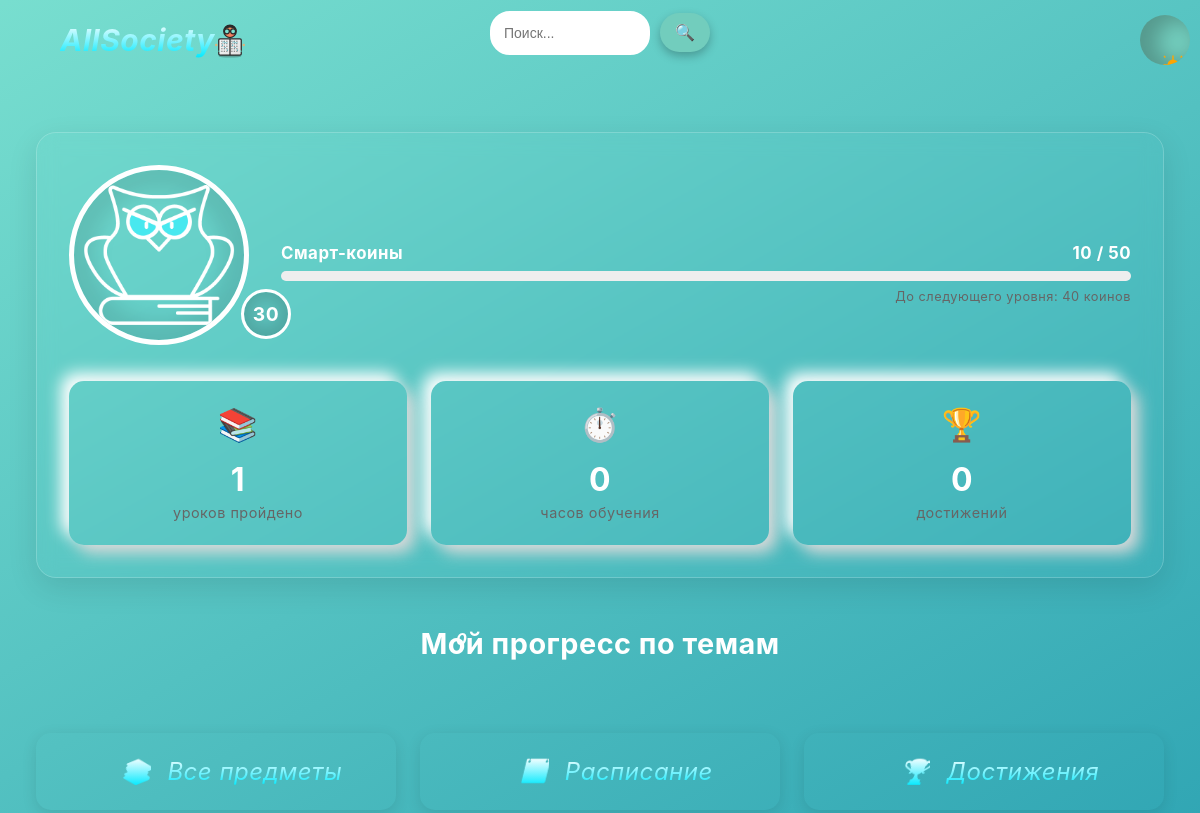
Page /character/status/ (signed in) on the earlier database version.
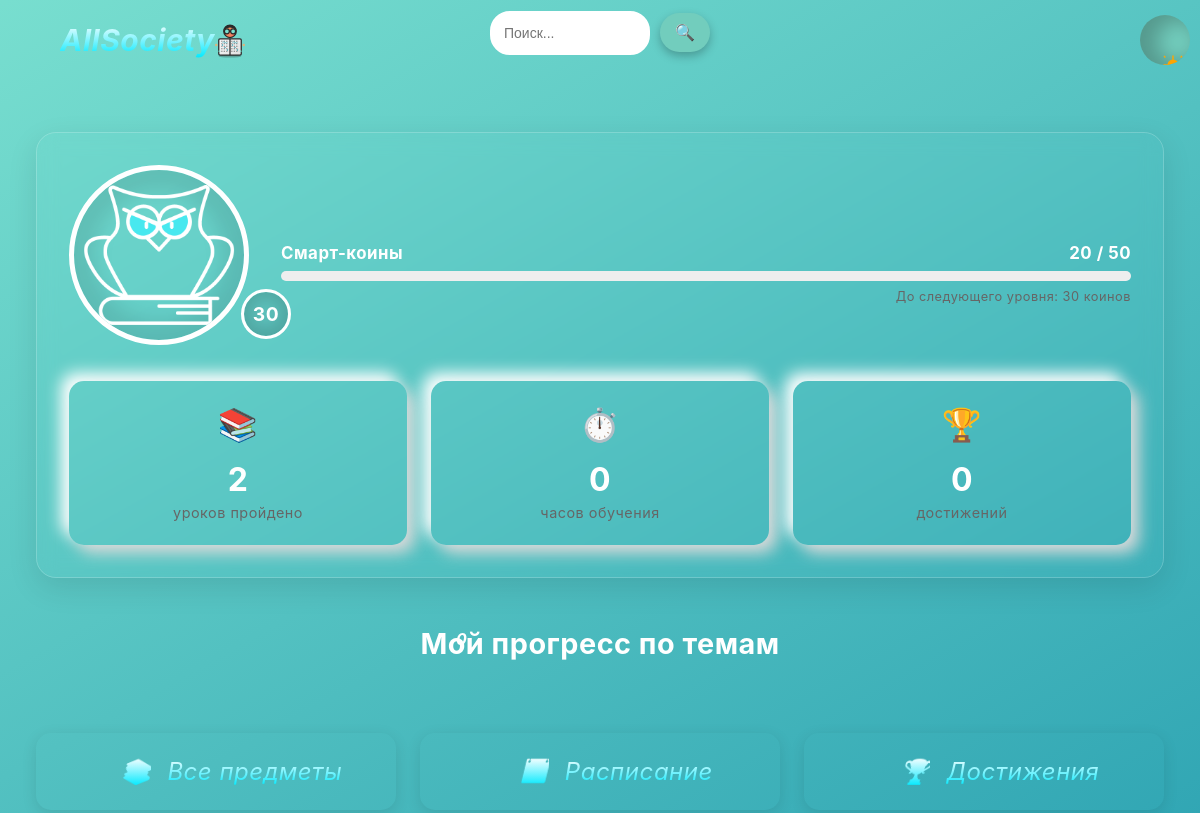
Same page on the later database version.
### character/models.py (models this page shows, shortened)
class CharacterProgress(models.Model):
    user = models.OneToOneField(User, on_delete=models.CASCADE)
    level = models.IntegerField(default=1)
    exp = models.IntegerField(default=0)
    def get_topic_progress(self):
        topics = LessonProgress.objects.filter(user=self.user).values('topic').distinct()
        progress = {}
        for topic in topics:
            completed_lessons = LessonProgress.objects.filter(user=self.user, topic=topic['topic'], completed=True).count()
            progress[topic['topic']] = completed_lessons
        return progress

### character/views.py (the view)
# urls.py: path("status/", character_status, name="character_status"),
@login_required
def character_status(request):
    progress, created = CharacterProgress.objects.get_or_create(user=request.user)
    lessons_completed = progress.exp // 10
    remaining_exp = 50 - (progress.exp % 50) if progress.exp % 50 != 0 else 0
    topic_progress = progress.get_topic_progress()
    return render(request, "status.html", {
        "progress": progress,
        "lessons_completed": lessons_completed,
        "remaining_exp": remaining_exp,
        "topic_progress": topic_progress
    })

### character/templates/status.html (shortened to what this page needs)
{% extends "base.html" %}
{% load static %}
{% block content %}
<div class="character-dashboard">
    <h1 class="gradient-title">Мой учебный профиль</h1>
    <div class="character-main-card glassmorphism">
        <div class="character-display">
            <div class="character-avatar">
                <img src="{% static 'images/character_super.png' %}"
                     alt="Аватар персонажа"
                     class="avatar-img floating">
                <div class="level-bubble pulse">{{ progress.level }}</div>
            </div>
            <div class="progress-container">
                <div class="progress-info">
                    <h3 class="progress-label">Смарт-коины</h3>
                    <h3 class="progress-value">{{ progress.exp }} / 50</h3>
                </div>
                <div class="progress-bar">
                </div>
                <div class="progress-remaining">
                    До следующего уровня: {{ remaining_exp }} коинов
                </div>
            </div>
        </div>
        <div class="stats-grid">
            <div class="stat-card neumorphism">
                <div class="stat-icon">📚</div>
                <div class="stat-data">
                    <div class="stat-number">{{ lessons_completed }}</div>
                    <div class="stat-name">уроков пройдено</div>
                </div>
            </div>
            <div class="stat-card neumorphism">
                <div class="stat-icon">⏱️</div>
                <div class="stat-data">
                    <div class="stat-number">{{ study_hours|default:"0" }}</div>
                    <div class="stat-name">часов обучения</div>
                </div>
            </div>
            <div class="stat-card neumorphism">
                <div class="stat-icon">🏆</div>
                <div class="stat-data">
                    <div class="stat-number">{{ achievements|length }}</div>
                    <div class="stat-name">достижений</div>
                </div>
            </div>
        </div>
    </div>
    <section class="topics-section">
        <h2 class="section-title slide-in">Мой прогресс по темам <span class="badge">{{ topic_progress|length }}</span></h2>
    </section>
<div class="quick-actions">
    <a href="{% url 'subjects_list' %}" class="action-btn gradient-bg">
        <span class="action-icon">📚</span>
        <span class="action-text">Все предметы</span>
    </a>
    <a href="{% url 'schedule' %}" class="action-btn gradient-bg">
        <span class="action-icon">📅</span>
        <span class="action-text">Расписание</span>
    </a>
    <a href="{% url 'achievements_list' %}" class="action-btn gradient-bg">
        <span class="action-icon">🏆</span>
        <span class="action-text">Достижения</span>
    </a>
</div>
</div>
{% endblock %}

Differences in the rows shown:
changed CharacterProgress: exp "10" → "20"
Other differences:
{{ remaining_exp }}: "40" → "30"
{{ lessons_completed }}: "1" → "2"
